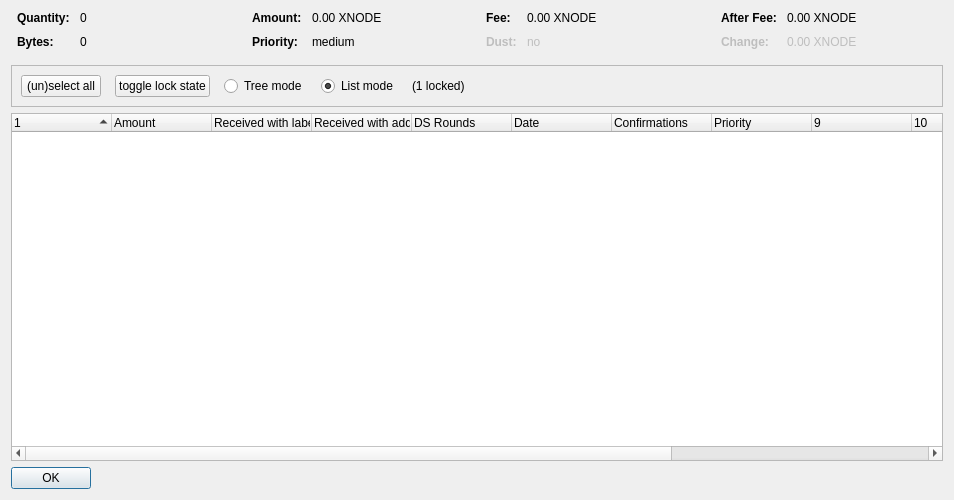
<?xml version="1.0" encoding="UTF-8"?>
<ui version="4.0">
 <class>CoinControlDialog</class>
 <widget class="QDialog" name="CoinControlDialog">
  <property name="geometry">
   <rect>
    <x>0</x>
    <y>0</y>
    <width>954</width>
    <height>500</height>
   </rect>
  </property>
  <property name="windowTitle">
   <string>Coin Selection</string>
  </property>
  <layout class="QVBoxLayout" name="verticalLayout">
   <item>
    <layout class="QHBoxLayout" name="horizontalLayoutTop" stretch="0,0,0,0">
     <property name="topMargin">
      <number>0</number>
     </property>
     <property name="bottomMargin">
      <number>10</number>
     </property>
     <item>
      <layout class="QFormLayout" name="formLayoutCoinControl1">
       <property name="horizontalSpacing">
        <number>10</number>
       </property>
       <property name="verticalSpacing">
        <number>10</number>
       </property>
       <property name="leftMargin">
        <number>6</number>
       </property>
       <property name="rightMargin">
        <number>6</number>
       </property>
       <item row="0" column="0">
        <widget class="QLabel" name="labelCoinControlQuantityText">
         <property name="font">
          <font>
           <weight>75</weight>
           <bold>true</bold>
          </font>
         </property>
         <property name="text">
          <string>Quantity:</string>
         </property>
        </widget>
       </item>
       <item row="0" column="1">
        <widget class="QLabel" name="labelCoinControlQuantity">
         <property name="cursor">
          <cursorShape>IBeamCursor</cursorShape>
         </property>
         <property name="contextMenuPolicy">
          <enum>Qt::ActionsContextMenu</enum>
         </property>
         <property name="text">
          <string notr="true">0</string>
         </property>
         <property name="textInteractionFlags">
          <set>Qt::LinksAccessibleByMouse|Qt::TextSelectableByKeyboard|Qt::TextSelectableByMouse</set>
         </property>
        </widget>
       </item>
       <item row="1" column="0">
        <widget class="QLabel" name="labelCoinControlBytesText">
         <property name="font">
          <font>
           <weight>75</weight>
           <bold>true</bold>
          </font>
         </property>
         <property name="text">
          <string>Bytes:</string>
         </property>
        </widget>
       </item>
       <item row="1" column="1">
        <widget class="QLabel" name="labelCoinControlBytes">
         <property name="cursor">
          <cursorShape>IBeamCursor</cursorShape>
         </property>
         <property name="contextMenuPolicy">
          <enum>Qt::ActionsContextMenu</enum>
         </property>
         <property name="text">
          <string notr="true">0</string>
         </property>
         <property name="textInteractionFlags">
          <set>Qt::LinksAccessibleByMouse|Qt::TextSelectableByKeyboard|Qt::TextSelectableByMouse</set>
         </property>
        </widget>
       </item>
      </layout>
     </item>
     <item>
      <layout class="QFormLayout" name="formLayoutCoinControl2">
       <property name="horizontalSpacing">
        <number>10</number>
       </property>
       <property name="verticalSpacing">
        <number>10</number>
       </property>
       <property name="leftMargin">
        <number>6</number>
       </property>
       <property name="rightMargin">
        <number>6</number>
       </property>
       <item row="0" column="0">
        <widget class="QLabel" name="labelCoinControlAmountText">
         <property name="font">
          <font>
           <weight>75</weight>
           <bold>true</bold>
          </font>
         </property>
         <property name="text">
          <string>Amount:</string>
         </property>
        </widget>
       </item>
       <item row="0" column="1">
        <widget class="QLabel" name="labelCoinControlAmount">
         <property name="cursor">
          <cursorShape>IBeamCursor</cursorShape>
         </property>
         <property name="contextMenuPolicy">
          <enum>Qt::ActionsContextMenu</enum>
         </property>
         <property name="text">
          <string notr="true">0.00 XNODE</string>
         </property>
         <property name="textInteractionFlags">
          <set>Qt::LinksAccessibleByMouse|Qt::TextSelectableByKeyboard|Qt::TextSelectableByMouse</set>
         </property>
        </widget>
       </item>
       <item row="1" column="0">
        <widget class="QLabel" name="labelCoinControlPriorityText">
         <property name="font">
          <font>
           <weight>75</weight>
           <bold>true</bold>
          </font>
         </property>
         <property name="text">
          <string>Priority:</string>
         </property>
        </widget>
       </item>
       <item row="1" column="1">
        <widget class="QLabel" name="labelCoinControlPriority">
         <property name="cursor">
          <cursorShape>IBeamCursor</cursorShape>
         </property>
         <property name="contextMenuPolicy">
          <enum>Qt::ActionsContextMenu</enum>
         </property>
         <property name="text">
          <string>medium</string>
         </property>
         <property name="textInteractionFlags">
          <set>Qt::LinksAccessibleByMouse|Qt::TextSelectableByKeyboard|Qt::TextSelectableByMouse</set>
         </property>
        </widget>
       </item>
      </layout>
     </item>
     <item>
      <layout class="QFormLayout" name="formLayoutCoinControl3">
       <property name="horizontalSpacing">
        <number>10</number>
       </property>
       <property name="verticalSpacing">
        <number>10</number>
       </property>
       <property name="leftMargin">
        <number>6</number>
       </property>
       <property name="rightMargin">
        <number>6</number>
       </property>
       <item row="0" column="0">
        <widget class="QLabel" name="labelCoinControlFeeText">
         <property name="font">
          <font>
           <weight>75</weight>
           <bold>true</bold>
          </font>
         </property>
         <property name="text">
          <string>Fee:</string>
         </property>
        </widget>
       </item>
       <item row="0" column="1">
        <widget class="QLabel" name="labelCoinControlFee">
         <property name="cursor">
          <cursorShape>IBeamCursor</cursorShape>
         </property>
         <property name="contextMenuPolicy">
          <enum>Qt::ActionsContextMenu</enum>
         </property>
         <property name="text">
          <string notr="true">0.00 XNODE</string>
         </property>
         <property name="textInteractionFlags">
          <set>Qt::LinksAccessibleByMouse|Qt::TextSelectableByKeyboard|Qt::TextSelectableByMouse</set>
         </property>
        </widget>
       </item>
       <item row="1" column="0">
        <widget class="QLabel" name="labelCoinControlLowOutputText">
         <property name="enabled">
          <bool>false</bool>
         </property>
         <property name="font">
          <font>
           <weight>75</weight>
           <bold>true</bold>
          </font>
         </property>
         <property name="text">
          <string>Dust:</string>
         </property>
        </widget>
       </item>
       <item row="1" column="1">
        <widget class="QLabel" name="labelCoinControlLowOutput">
         <property name="enabled">
          <bool>false</bool>
         </property>
         <property name="cursor">
          <cursorShape>IBeamCursor</cursorShape>
         </property>
         <property name="contextMenuPolicy">
          <enum>Qt::ActionsContextMenu</enum>
         </property>
         <property name="text">
          <string>no</string>
         </property>
         <property name="textInteractionFlags">
          <set>Qt::LinksAccessibleByMouse|Qt::TextSelectableByKeyboard|Qt::TextSelectableByMouse</set>
         </property>
        </widget>
       </item>
      </layout>
     </item>
     <item>
      <layout class="QFormLayout" name="formLayoutCoinControl4">
       <property name="horizontalSpacing">
        <number>10</number>
       </property>
       <property name="verticalSpacing">
        <number>10</number>
       </property>
       <property name="leftMargin">
        <number>6</number>
       </property>
       <property name="rightMargin">
        <number>6</number>
       </property>
       <item row="0" column="0">
        <widget class="QLabel" name="labelCoinControlAfterFeeText">
         <property name="font">
          <font>
           <weight>75</weight>
           <bold>true</bold>
          </font>
         </property>
         <property name="text">
          <string>After Fee:</string>
         </property>
        </widget>
       </item>
       <item row="0" column="1">
        <widget class="QLabel" name="labelCoinControlAfterFee">
         <property name="cursor">
          <cursorShape>IBeamCursor</cursorShape>
         </property>
         <property name="contextMenuPolicy">
          <enum>Qt::ActionsContextMenu</enum>
         </property>
         <property name="text">
          <string notr="true">0.00 XNODE</string>
         </property>
         <property name="textInteractionFlags">
          <set>Qt::LinksAccessibleByMouse|Qt::TextSelectableByKeyboard|Qt::TextSelectableByMouse</set>
         </property>
        </widget>
       </item>
       <item row="1" column="0">
        <widget class="QLabel" name="labelCoinControlChangeText">
         <property name="enabled">
          <bool>false</bool>
         </property>
         <property name="font">
          <font>
           <weight>75</weight>
           <bold>true</bold>
          </font>
         </property>
         <property name="text">
          <string>Change:</string>
         </property>
        </widget>
       </item>
       <item row="1" column="1">
        <widget class="QLabel" name="labelCoinControlChange">
         <property name="enabled">
          <bool>false</bool>
         </property>
         <property name="cursor">
          <cursorShape>IBeamCursor</cursorShape>
         </property>
         <property name="contextMenuPolicy">
          <enum>Qt::ActionsContextMenu</enum>
         </property>
         <property name="text">
          <string notr="true">0.00 XNODE</string>
         </property>
         <property name="textInteractionFlags">
          <set>Qt::LinksAccessibleByMouse|Qt::TextSelectableByKeyboard|Qt::TextSelectableByMouse</set>
         </property>
        </widget>
       </item>
      </layout>
     </item>
    </layout>
   </item>
   <item>
    <widget class="QFrame" name="frame">
     <property name="minimumSize">
      <size>
       <width>0</width>
       <height>40</height>
      </size>
     </property>
     <property name="frameShape">
      <enum>QFrame::StyledPanel</enum>
     </property>
     <property name="frameShadow">
      <enum>QFrame::Sunken</enum>
     </property>
     <layout class="QHBoxLayout" name="horizontalLayout">
      <item>
       <layout class="QHBoxLayout" name="horizontalLayoutPanel" stretch="0,0,0,0,0,0">
        <property name="spacing">
         <number>14</number>
        </property>
        <item>
         <widget class="QPushButton" name="pushButtonSelectAll">
          <property name="sizePolicy">
           <sizepolicy hsizetype="Maximum" vsizetype="Fixed">
            <horstretch>0</horstretch>
            <verstretch>0</verstretch>
           </sizepolicy>
          </property>
          <property name="text">
           <string>(un)select all</string>
          </property>
          <property name="autoDefault">
           <bool>false</bool>
          </property>
         </widget>
        </item>
        <item>
         <widget class="QPushButton" name="pushButtonToggleLock">
          <property name="sizePolicy">
           <sizepolicy hsizetype="Maximum" vsizetype="Fixed">
            <horstretch>0</horstretch>
            <verstretch>0</verstretch>
           </sizepolicy>
          </property>
          <property name="text">
           <string>toggle lock state</string>
          </property>
          <property name="autoDefault">
           <bool>false</bool>
          </property>
         </widget>
        </item>
        <item>
         <widget class="QRadioButton" name="radioTreeMode">
          <property name="sizePolicy">
           <sizepolicy hsizetype="Maximum" vsizetype="Fixed">
            <horstretch>0</horstretch>
            <verstretch>0</verstretch>
           </sizepolicy>
          </property>
          <property name="text">
           <string>Tree mode</string>
          </property>
         </widget>
        </item>
        <item>
         <widget class="QRadioButton" name="radioListMode">
          <property name="sizePolicy">
           <sizepolicy hsizetype="Maximum" vsizetype="Fixed">
            <horstretch>0</horstretch>
            <verstretch>0</verstretch>
           </sizepolicy>
          </property>
          <property name="text">
           <string>List mode</string>
          </property>
          <property name="checked">
           <bool>true</bool>
          </property>
         </widget>
        </item>
        <item>
         <widget class="QLabel" name="labelLocked">
          <property name="text">
           <string>(1 locked)</string>
          </property>
         </widget>
        </item>
        <item>
         <spacer name="horizontalSpacer">
          <property name="orientation">
           <enum>Qt::Horizontal</enum>
          </property>
          <property name="sizeHint" stdset="0">
           <size>
            <width>40</width>
            <height>20</height>
           </size>
          </property>
         </spacer>
        </item>
       </layout>
      </item>
     </layout>
    </widget>
   </item>
   <item>
    <widget class="CoinControlTreeWidget" name="treeWidget">
     <property name="contextMenuPolicy">
      <enum>Qt::CustomContextMenu</enum>
     </property>
     <property name="sortingEnabled">
      <bool>false</bool>
     </property>
     <property name="columnCount">
      <number>13</number>
     </property>
     <attribute name="headerShowSortIndicator" stdset="0">
      <bool>true</bool>
     </attribute>
     <attribute name="headerStretchLastSection">
      <bool>false</bool>
     </attribute>
     <column>
      <property name="text">
       <string/>
      </property>
     </column>
     <column>
      <property name="text">
       <string>Amount</string>
      </property>
     </column>
     <column>
      <property name="text">
       <string>Received with label</string>
      </property>
     </column>
     <column>
      <property name="text">
       <string>Received with address</string>
      </property>
     </column>
     <column>
      <property name="text">
       <string>DS Rounds</string>
      </property>
     </column>
     <column>
      <property name="text">
       <string>Date</string>
      </property>
     </column>
     <column>
      <property name="text">
       <string>Confirmations</string>
      </property>
      <property name="toolTip">
       <string>Confirmed</string>
      </property>
     </column>
     <column>
      <property name="text">
       <string>Priority</string>
      </property>
     </column>
     <column>
      <property name="text">
       <string/>
      </property>
     </column>
     <column>
      <property name="text">
       <string/>
      </property>
     </column>
     <column>
      <property name="text">
       <string/>
      </property>
     </column>
     <column>
      <property name="text">
       <string/>
      </property>
     </column>
     <column>
      <property name="text">
       <string/>
      </property>
     </column>
    </widget>
   </item>
   <item>
    <widget class="QDialogButtonBox" name="buttonBox">
     <property name="sizePolicy">
      <sizepolicy hsizetype="Maximum" vsizetype="Fixed">
       <horstretch>0</horstretch>
       <verstretch>0</verstretch>
      </sizepolicy>
     </property>
     <property name="orientation">
      <enum>Qt::Horizontal</enum>
     </property>
     <property name="standardButtons">
      <set>QDialogButtonBox::Ok</set>
     </property>
    </widget>
   </item>
  </layout>
 </widget>
 <customwidgets>
  <customwidget>
   <class>CoinControlTreeWidget</class>
   <extends>QTreeWidget</extends>
   <header>coincontroltreewidget.h</header>
  </customwidget>
 </customwidgets>
 <resources/>
 <connections/>
</ui>
